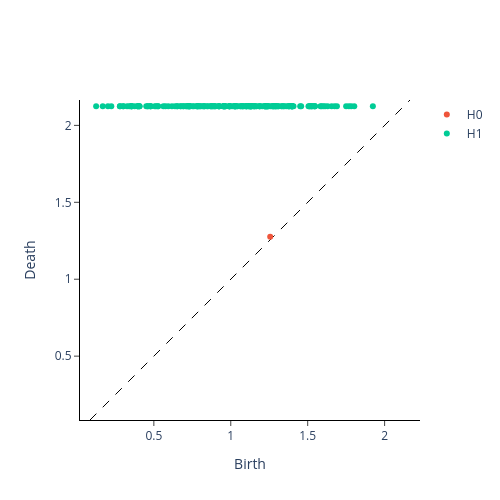

The code cell stored with this chart in its notebook:
### Code cell
from gtda.diagrams import Scaler

scaler = Scaler()
im8_scaled = scaler.fit_transform(im8_cubical)

scaler.plot(im8_scaled)

### Figure 1 — Plotly figure (JSON) as saved in the notebook; plotly's stock layout.template omitted (floating-point values rounded to 4 significant figures; data arrays with more than 128 entries replaced by an {"elided": "..."} marker saying what was removed)
{"data": [{"hoverinfo": "none", "line": {"color": "black", "dash": "dash", "width": 1}, "mode": "lines", "showlegend": false, "type": "scatter", "x": [0.085, 2.165], "y": [0.085, 2.165]}, {"hoverinfo": "text", "hovertext": ["(1.2562219726442896, 1.2759673393603954)"], "mode": "markers", "name": "H0", "type": "scatter", "x": [1.256], "y": [1.276]}, {"hoverinfo": "text", "hovertext": {"elided": "193 str values"}, "mode": "markers", "name": "H1", "type": "scatter", "x": {"elided": "193 float values"}, "y": {"elided": "193 float values"}}], "layout": {"height": 500, "plot_bgcolor": "white", "width": 500, "xaxis": {"autorange": false, "domain": [0, 1], "exponentformat": "e", "linecolor": "black", "linewidth": 1, "mirror": false, "range": [0.02325, 2.227], "showexponent": "all", "showline": true, "side": "bottom", "ticks": "outside", "title": {"text": "Birth"}, "type": "linear", "zeroline": true}, "yaxis": {"autorange": false, "domain": [0, 1], "exponentformat": "e", "linecolor": "black", "linewidth": 1, "mirror": false, "range": [0.085, 2.165], "scaleanchor": "x", "scaleratio": 1, "showexponent": "all", "showline": true, "side": "left", "ticks": "outside", "title": {"text": "Death"}, "type": "linear", "zeroline": true}}}
